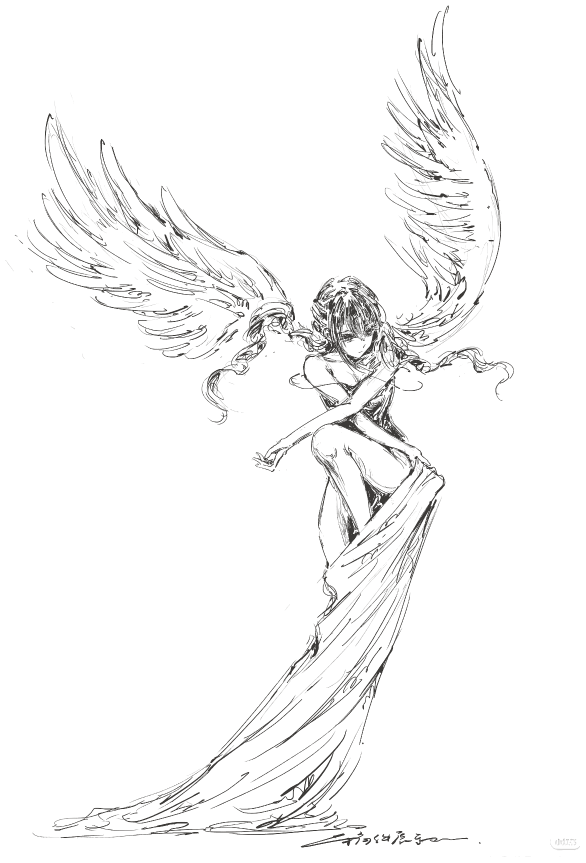
#> input picture docs/assets/deco_angel.webp, 1171 x 1725 px, given in place of 9DF58805474C1DFC3C2C1A66A0B3876C.jpg, which was not available (shown at 1/2 size)
$ python split-chapel.py
#> lines starting #> are read from the running program, lines starting #| are printed output that depends on the picture; pictures that were not available may be replaced by others from this repository, and a replacement may not be noted
# split-chapel.py — re-cut the chapel into TWO same-size layers:
# building (site ink) + star burst (accent red), so the star alone can
# glow in dark mode. Soft 28px alpha-blend zone hides the seam.
import numpy as np
from PIL import Image

INK = (59, 58, 56)      # --ink #3b3a38
ACCENT = (158, 43, 37)  # --accent #9e2b25

SRC = 'C:/Users/杨坤/Pictures/Saved Pictures/9DF58805474C1DFC3C2C1A66A0B3876C.jpg'
A = 'C:/Users/Public/koyome-site/docs/assets/'

im = Image.open(SRC).convert('RGB')
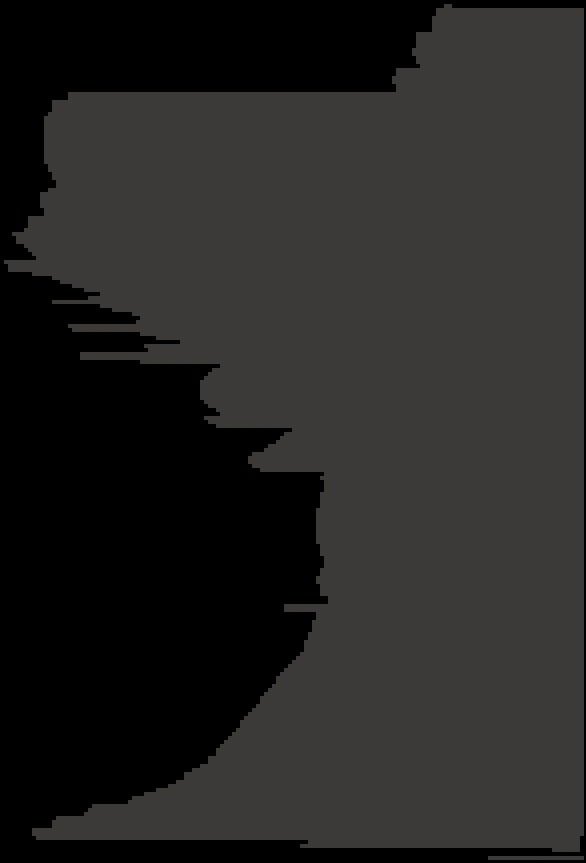
#> im: PIL image 1171x1725 RGB (shown at 1/2 size); mean R, G, B 37.8, 36.6, 35.3
a = np.asarray(im).astype(np.float32)
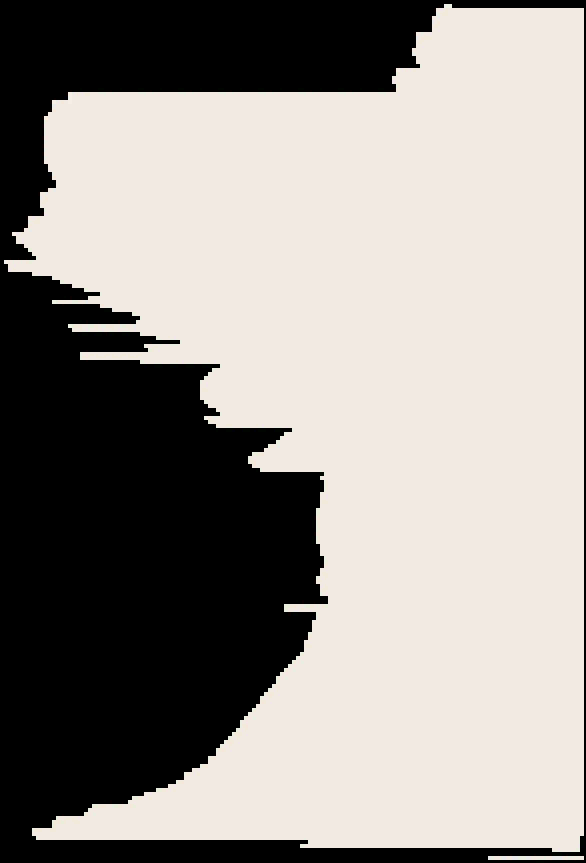
#> a: shape (1725, 1171, 3) float32 (shown at 1/2 size); mean R, G, B 38.1, 35.9, 35.3; drawn with min black and max white
l = 0.2126 * a[..., 0] + 0.7152 * a[..., 1] + 0.0722 * a[..., 2]
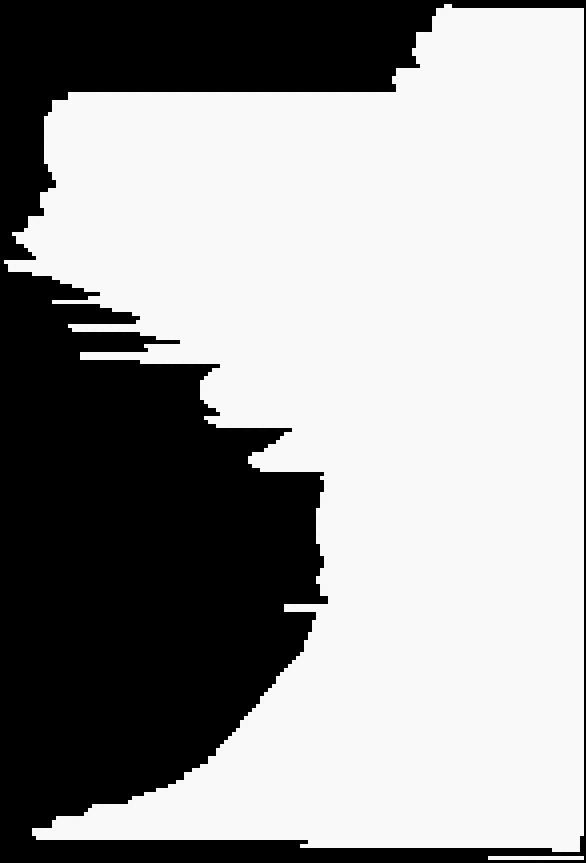
#> l: shape (1725, 1171) float32 (shown at 1/2 size); min 0, max 59.57, mean 36.7; drawn with min black and max white
alpha = np.clip((l - 18) * 1.1, 0, 255)
alpha[alpha < 14] = 0

# trim to content, pad, cap width (same pipeline as cutout-deco.py)
tmp = Image.fromarray(np.dstack([np.zeros_like(l), np.zeros_like(l), np.zeros_like(l), alpha]).astype(np.uint8), 'RGBA')
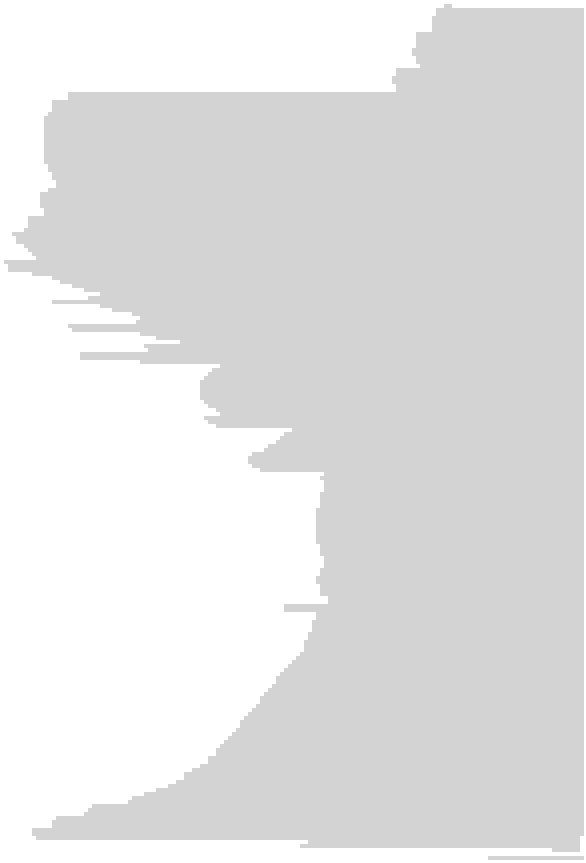
#> tmp: PIL image 1171x1725 RGBA (shown at 1/2 size); mean R, G, B, A 0, 0, 0, 27.7; transparent parts drawn white
bbox = tmp.getbbox()
#> bbox = (8, 8, 1168, 1720)
tmp = tmp.crop(bbox)
#> tmp: PIL image 1160x1712 RGBA
pad = max(6, tmp.width // 100)
#> pad = 11
canvas = Image.new('RGBA', (tmp.width + pad * 2, tmp.height + pad * 2), (0, 0, 0, 0))
#> canvas: PIL image 1182x1734 RGBA; every value is 0
canvas.paste(tmp, (pad, pad))
if canvas.width > 1400:
    canvas = canvas.resize((1400, round(canvas.height * 1400 / canvas.width)), Image.LANCZOS)
al = np.asarray(canvas)[..., 3].astype(np.float32)
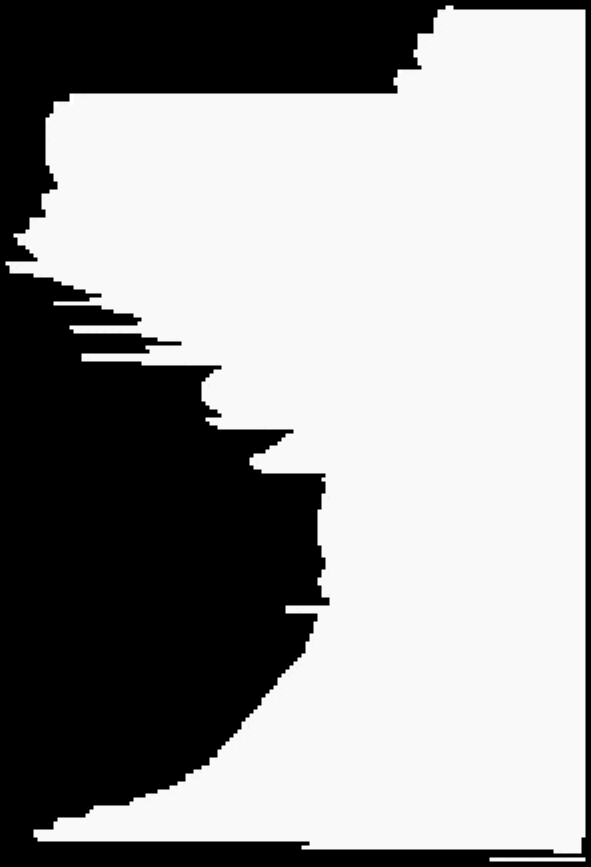
#> al: shape (1734, 1182) float32 (shown at 1/2 size); min 0, max 45, mean 27.3; drawn with min black and max white

H = al.shape[0]
#> H = 1734
CUT = int(H * 0.435)          # star rays end just above the roofline
#> CUT = 754
BLEND = 28
t = np.clip((np.arange(H) - (CUT - BLEND // 2)) / BLEND, 0, 1)  # 0=star … 1=building
#> t = 1734 values from 0 to 1
star_mask = (1 - t)[:, None]
build_mask = t[:, None]
#> build_mask = 1734 values from 0 to 1

def layer(mask, color, dst):
#> called with mask = array of shape (1734, 1), color = (59, 58, 56)
    out = np.zeros((H, al.shape[1], 4), dtype=np.uint8)
    out[..., 0], out[..., 1], out[..., 2] = color
    out[..., 3] = np.clip(al * mask, 0, 255).astype(np.uint8)
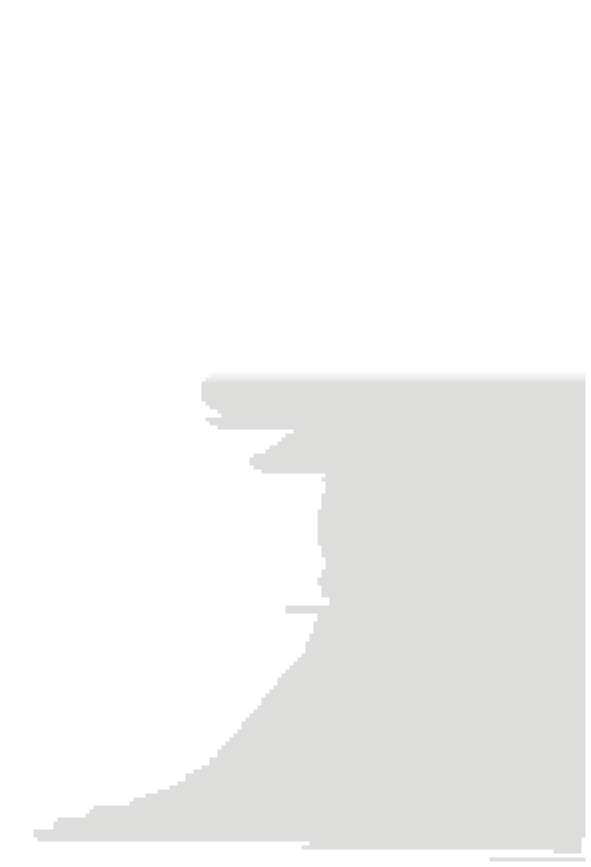
#> out: shape (1734, 1182, 4) (shown at 1/2 size); mean of channels 0, 1, 2, 3 59, 58, 56, 13.5; transparent parts drawn white
    Image.fromarray(out, 'RGBA').save(dst, 'WEBP', quality=90, method=6)
    print(dst, canvas.size)
#| C:/Users/Public/koyome-site/docs/assets/deco_chapel.webp (1182, 1734)

layer(build_mask, INK, A + 'deco_chapel.webp')
layer(star_mask, ACCENT, A + 'deco_chapel_star.webp')
#> call 2 of layer, with mask = array of shape (1734, 1), color = (158, 43, 37)
#> in layer (call 2), `out[..., 3] = np.clip(al * mask, 0, 255).astype(np.uint8)`:
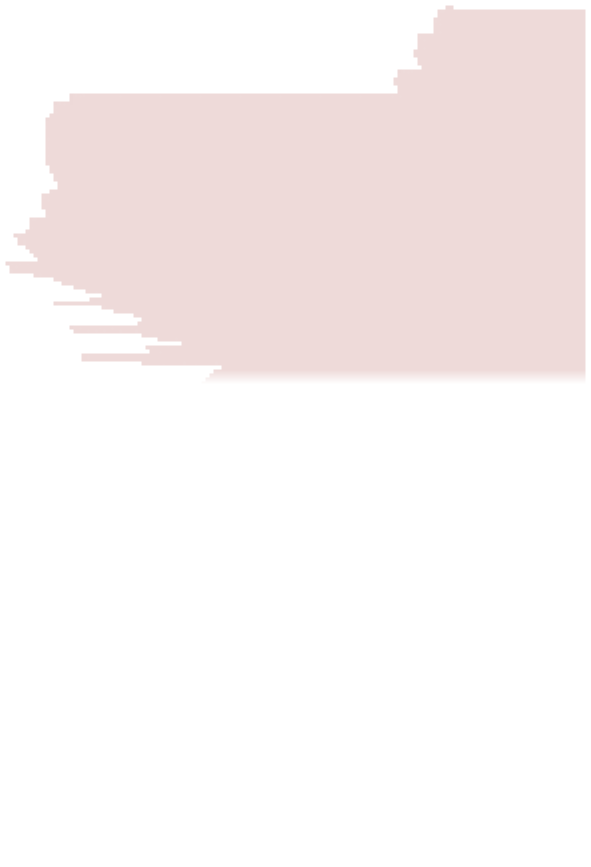
#> out: shape (1734, 1182, 4) (shown at 1/2 size); mean of channels 0, 1, 2, 3 158, 43, 37, 13.8; transparent parts drawn white
#| C:/Users/Public/koyome-site/docs/assets/deco_chapel_star.webp (1182, 1734)

$ run again, on docs/assets/deco_constellation.webp
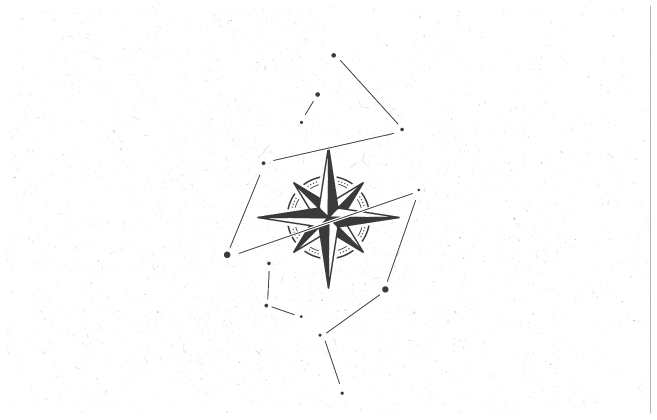
#> input picture docs/assets/deco_constellation.webp, 1314 x 839 px, given in place of 9DF58805474C1DFC3C2C1A66A0B3876C.jpg, which was not available (shown at 1/2 size)
#> `tmp = Image.fromarray(np.dstack([np.zeros_like(l), np.zeros_like(l), n..`:
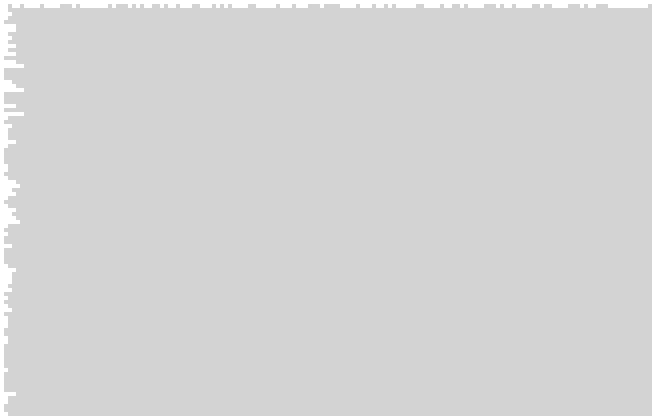
#> tmp: PIL image 1314x839 RGBA (shown at 1/2 size); mean R, G, B, A 0, 0, 0, 42.1; transparent parts drawn white
#> bbox = (8, 8, 1304, 832)
#| C:/Users/Public/koyome-site/docs/assets/deco_chapel.webp (1320, 848)
#> in layer (call 2), `out[..., 3] = np.clip(al * mask, 0, 255).astype(np.uint8)`:
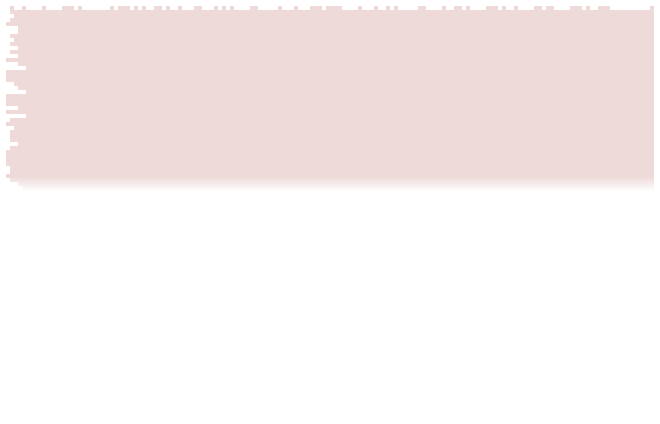
#> out: shape (848, 1320, 4) (shown at 1/2 size); mean of channels 0, 1, 2, 3 158, 43, 37, 17.7; transparent parts drawn white
#| C:/Users/Public/koyome-site/docs/assets/deco_chapel_star.webp (1320, 848)
